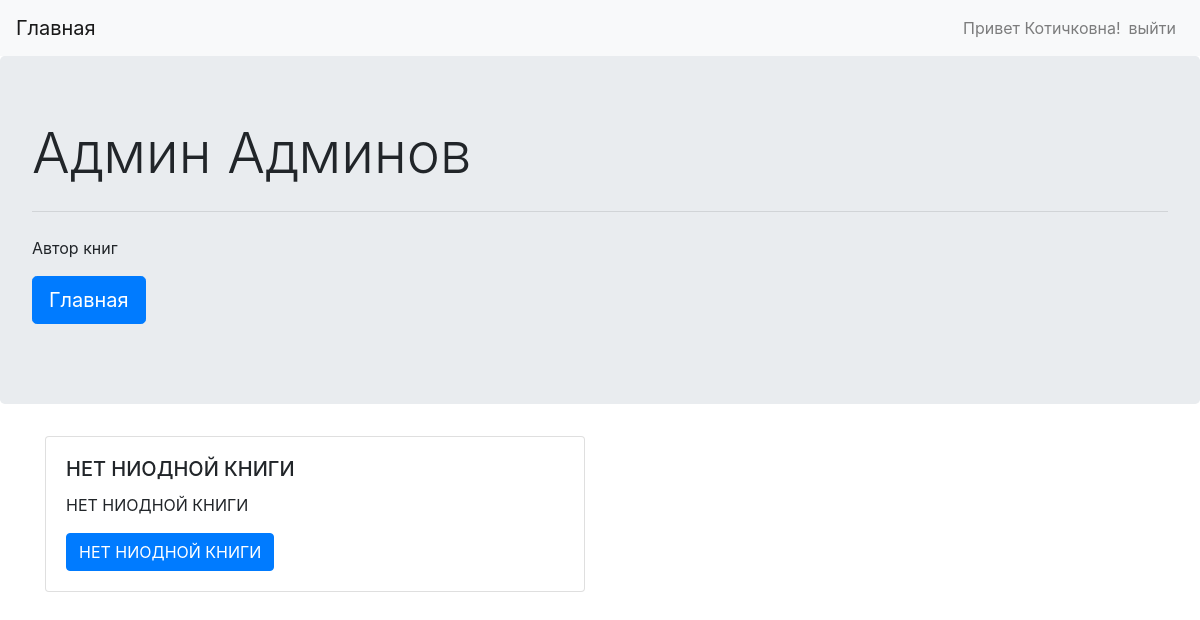
Page /books-by-avtor/1 (signed in) on the committed database.
### books/models.py (models this page shows)
class CustomUser(AbstractUser):
    first_name = models.CharField(max_length=30, verbose_name='Имя')
    last_name = models.CharField(max_length=30, verbose_name='Фамилия')
    avatar = models.ImageField(upload_to='profile/', verbose_name='Аватарка',)
    def __str__(self) -> str:
        return self.first_name

### books/views.py (the view)
# urls.py: path('books-by-avtor/<int:user_id>', views.books_by_avtor, name='books_by_avtor'),
def books_by_avtor(request, user_id):
    avtor = get_object_or_404(CustomUser, id=user_id)
    books = avtor.books_set.filter(archived = 0)
    context = {
        'books':books,
        'avtor':avtor
    }
    return render(request, 'books/books_by_avtor.html', context)

### books/templates/books/books_by_avtor.html (shortened to what this page needs)
{% extends 'base.html' %}
{% block content %}
<div class="jumbotron">
  <h1 class="display-4">{{ avtor }} {{ avtor.last_name }}</h1>
  <hr class="my-4">
  <p>Автор книг</p>
  <p class="lead">
    <a class="btn btn-primary btn-lg" href="{% url 'home' %}" role="button">Главная</a>
  </p>
</div>
<div class="container">
  <div class="row">
    {% for book in books %}
    <div class="col-sm-6">
      <div class="card">
        <div class="card-body">
          <h5 class="card-title">{{ book.first_name }}</h5>
          <p class="card-text">
          <div class="list-group"> Авторы:
            {% for u in book.user.all %}
            <a href="{% url 'books_by_avtor' u.id %}" class="list-group-item list-group-item-action">{{ u }}</a>
            {% endfor %}
          </div>
          </p>
          <a href="{% url 'book' book.pk %}" class="btn btn-primary">Открыть</a>
        </div>
      </div>
    </div>
    {% empty %}
    <div class="col-sm-6">
      <div class="card">
        <div class="card-body">
          <h5 class="card-title">НЕТ НИОДНОЙ КНИГИ</h5>
          <p class="card-text">НЕТ НИОДНОЙ КНИГИ</p>
          <a href="#" class="btn btn-primary">НЕТ НИОДНОЙ КНИГИ</a>
        </div>
      </div>
    </div>
    {% endfor %}
  </div>
</div>
{% endblock content %}

### templates/base.html (shortened to what this page needs)
{% load bootstrap4 %}
<!DOCTYPE html>
<html>
<head>
  {% bootstrap_css %}
</head>
<body>
  <main>
    {% block header %}
    <nav class="navbar navbar-expand-lg navbar-light bg-light">
      <a class="navbar-brand" href="{% url 'home' %}">Главная</a>
      <div class="collapse navbar-collapse" id="navbarNav">
          {% if user.is_authenticated %}
        <span class="navbar-text">
          Привет {{ user.first_name }} {{ user.last_name }}!
        </span>
        <ul class="navbar-nav">
          <li class="nav_item">
            <a class="nav-link" href="{% url 'logout' %}">выйти</a>
          </li>
        </ul>
        {% endif %}
      </div>
    </nav>
    {% endblock header%}
    {% block content %}
    {% endblock content %}
  </main>
</body>
</html>

### rows in the picture
CustomUser: last_name "Котичковна"
CustomUser: first_name "Админ", last_name "Админов"
